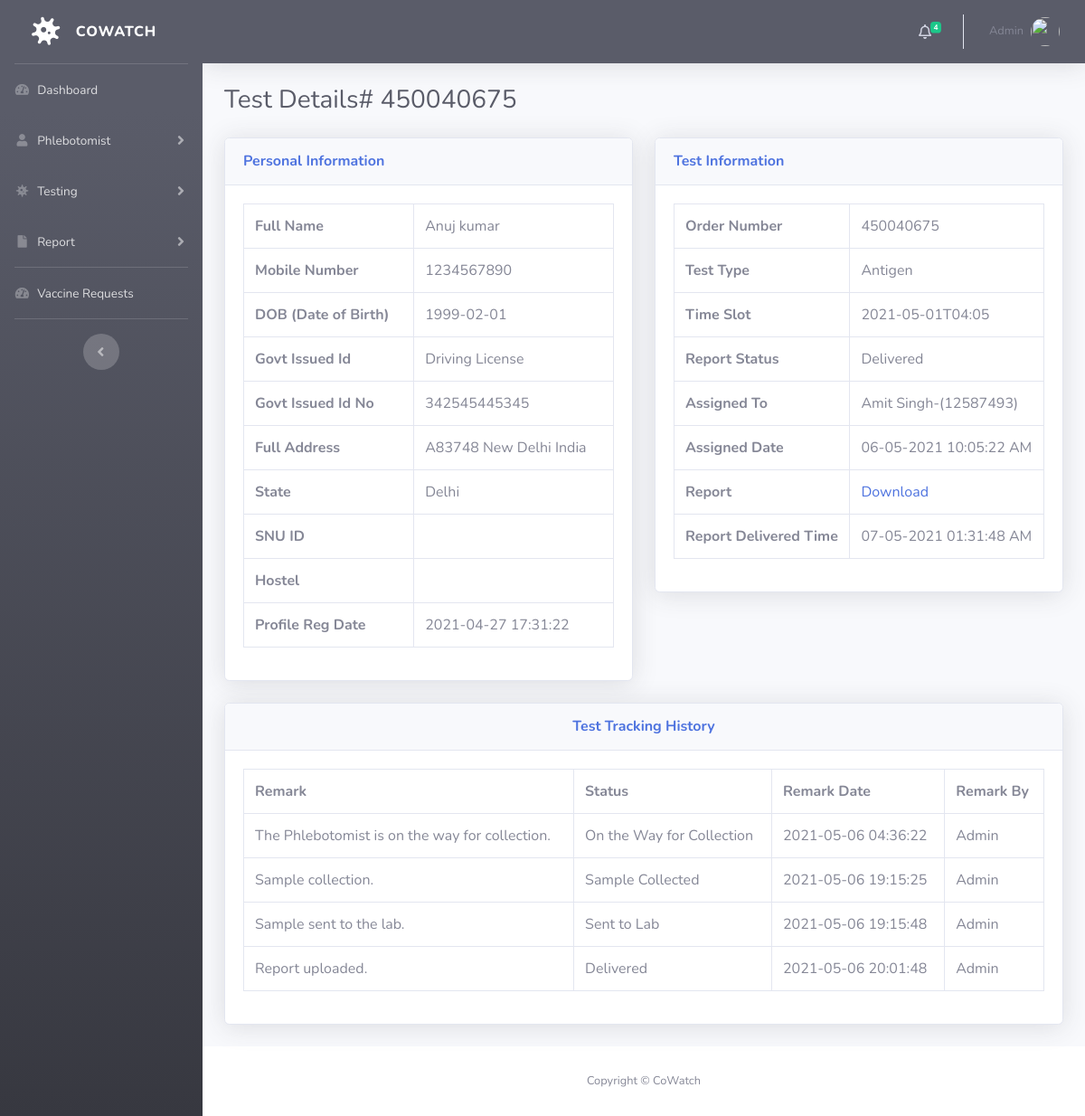
/patient-report-details.php?tid=1&&oid=450040675 (signed in), run on the app's committed database.
### tables this page shows
CREATE TABLE `tbltestrecord` (
  `id` int(11) NOT NULL,
  `OrderNumber` bigint(14) DEFAULT NULL,
  `PatientMobileNumber` bigint(14) DEFAULT NULL,
  `TestType` varchar(100) DEFAULT NULL,
  `TestTimeSlot` varchar(120) DEFAULT NULL,
  `ReportStatus` varchar(100) DEFAULT NULL,
  `FinalReport` varchar(150) DEFAULT NULL,
  `ReportUploadTime` varchar(200) DEFAULT NULL,
  `RegistrationDate` timestamp NULL DEFAULT current_timestamp(),
  `AssignedtoEmpId` varchar(150) DEFAULT NULL,
  `AssigntoName` varchar(180) DEFAULT NULL,
  `AssignedTime` varchar(100) DEFAULT NULL,
  `vac` tinyint(1) NOT NULL DEFAULT 0
);

CREATE TABLE `tblpatients` (
  `id` int(11) NOT NULL,
  `FullName` varchar(120) DEFAULT NULL,
  `MobileNumber` bigint(12) DEFAULT NULL,
  `DateOfBirth` date DEFAULT NULL,
  `GovtIssuedId` varchar(150) DEFAULT NULL,
  `GovtIssuedIdNo` varchar(150) DEFAULT NULL,
  `FullAddress` varchar(255) DEFAULT NULL,
  `State` varchar(200) DEFAULT NULL,
  `RegistrationDate` timestamp NOT NULL DEFAULT current_timestamp()
);

CREATE TABLE `tblreporttracking` (
  `id` int(11) NOT NULL,
  `OrderNumber` bigint(40) DEFAULT NULL,
  `Remark` varchar(255) DEFAULT NULL,
  `Status` varchar(120) DEFAULT NULL,
  `PostingTime` timestamp NULL DEFAULT current_timestamp(),
  `RemarkBy` int(5) DEFAULT NULL
);

### patient-report-details.php (the view, shortened to what this page needs)
<?php session_start();
include_once('includes/config.php');
?>
<!DOCTYPE html>
<html lang="en">
<head>
    <link href="vendor/fontawesome-free/css/all.min.css" rel="stylesheet" type="text/css">
    <link href="css/sb-admin-2.min.css" rel="stylesheet">
</head>
<body id="page-top">
    <div id="wrapper">
<?php include_once('includes/sidebar.php');?>
        <div id="content-wrapper" class="d-flex flex-column">
            <div id="content">
          <?php include_once('includes/topbar.php');?>
                <div class="container-fluid">
                    <h1 class="h3 mb-4 text-gray-800">Test Details# <?php echo intval($_GET['oid']);?></h1>
<div class="row">
<?php
$testid=intval($_GET['tid']);
$query=mysqli_query($con,"select * from tbltestrecord
join tblpatients on tblpatients.MobileNumber=tbltestrecord.PatientMobileNumber
where  tbltestrecord.id='$testid'");
while($row=mysqli_fetch_array($query)){
    ?>
                        <div class="col-lg-6">
                            <div class="card shadow mb-4">
                                <div class="card-header py-3">
                                    <h6 class="m-0 font-weight-bold text-primary">Personal Information</h6>
                                </div>
                                <div class="card-body">
 <table class="table table-bordered"  width="100%" cellspacing="0">
    <tr>
    <th>Full Name</th>
    <td><?php echo $row['FullName'];?></td>
    </tr>
     <tr>
    <th>Mobile Number</th>
    <td><?php echo $row['MobileNumber'];?></td>
    </tr>
     <tr>
    <th>DOB (Date of Birth)</th>
    <td><?php echo $row['DateOfBirth'];?></td>
    </tr>
     <tr>
    <th>Govt Issued Id</th>
    <td><?php echo $row['GovtIssuedId'];?></td>
    </tr>
     <tr>
    <th>Govt Issued Id No</th>
    <td><?php echo $row['GovtIssuedIdNo'];?></td>
    </tr>
     <tr>
    <th>Full Address</th>
    <td><?php echo $row['FullAddress'];?></td>
    </tr>
    <tr>
    <th>State</th>
    <td><?php echo $row['State'];?></td>
    </tr>
    <tr>
    <th>SNU ID</th>
    <td><?php echo $row['snuid'];?></td>
    </tr>
    <tr>
    <th>Hostel</th>
    <td><?php echo $row['hostel'];?></td>
    </tr>
    <tr>
    <th>Profile Reg Date</th>
    <td><?php echo $row['RegistrationDate'];?></td>
    </tr>
 </table>
                                </div>
                            </div>
                        </div>
                         <div class="col-lg-6">
                            <div class="card shadow mb-4">
                                <div class="card-header py-3">
                                    <h6 class="m-0 font-weight-bold text-primary">Test Information</h6>
                                </div>
                                <div class="card-body">
 <table class="table table-bordered"  width="100%" cellspacing="0">
    <tr>
    <th>Order Number</th>
    <td><?php echo $row['OrderNumber'];?></td>
    </tr>
    <tr>
    <th>Test Type</th>
    <td><?php echo $row['TestType'];?></td>
    </tr>
    <tr>
    <th>Time Slot</th>
    <td><?php echo $row['TestTimeSlot'];?></td>
    </tr>
 <tr>
    <th>Report Status</th>
    <td><?php if($row['ReportStatus']==''):
              echo "Not Processed yet";
          else:
           echo $row['ReportStatus'];
          endif;
    ?></td>
    </tr>
<?php if($row['AssignedtoEmpId']!=''):?>
  <tr>
    <th>Assigned To</th>
    <td><?php echo $row['AssigntoName'];?>-(<?php echo $row['AssignedtoEmpId'];?>)</td>
    </tr>
    <tr>
    <th>Assigned Date</th>
    <td><?php echo $row['AssignedTime'];?></td>
    </tr>
<?php endif;?>
<?php if($row['FinalReport']!=''):?>
  <tr>
    <th>Report</th>
    <td><a href="reportfiles/<?php echo $row['FinalReport'];?>" target="_blank">Download</a></td>
    </tr>
    <tr>
    <th>Report Delivered Time</th>
    <td><?php echo $row['ReportUploadTime'];?></td>
    </tr>
<?php endif;?>
</table>
                    </div>
                            </div>
                        </div>
                    </div>
                <?php } ?>
<?php
$orderid=intval($_GET['oid']);
$ret=mysqli_query($con,"select * from tblreporttracking
join tbladmin on tbladmin.ID=tblreporttracking.RemarkBy
where tblreporttracking.OrderNumber='$orderid'");
$num=mysqli_num_rows($ret);
?>
<div class="row">
                         <div class="col-lg-12">
                            <div class="card shadow mb-4">
                                <div class="card-header py-3">
                                    <h6 class="m-0 font-weight-bold text-primary" align="center">Test  Tracking History</h6>
                                </div>
                                <div class="card-body">
<?php if($num>0){
?>
 <table class="table table-bordered"  width="100%" cellspacing="0">
<tr>
    <th>Remark</th>
    <th>Status</th>
    <th>Remark Date</th>
    <th>Remark By</th>
<?php while($result=mysqli_fetch_array($ret)){?>
</tr>
    <tr>
    <td><?php echo $result['Remark'];?></td>
    <td><?php echo $result['Status'];?></td>
    <td><?php echo $result['PostingTime'];?></td>
    <td><?php echo $result['AdminName'];?></td>
    </tr>
<?php } ?>
</table>
         <?php
     } else { ?>
<h4 align="center" style="color:red"> No Tracking history found </h4>
         <?php } ?>
                                </div>
                            </div>
                        </div>
                    </div>
                </div>
            </div>
           <?php include_once('includes/footer.php');?>
        </div>
    </div>
</body>
</html>

### includes/topbar.php (shortened to what this page needs)
      <nav class="navbar navbar-expand navbar-light bg-dark topbar mb-4 static-top shadow">
            <?php if($_SESSION['aid']):?>
                    <ul class="navbar-nav ml-auto bg-dark">
<?php $query=mysqli_query($con,"select * from tbltestrecord where ReportStatus is null");
$count=mysqli_num_rows($query);
?>
                        <li class="nav-item dropdown no-arrow mx-1">
                            <a class="nav-link dropdown-toggle" href="#" id="alertsDropdown" role="button"
                                data-toggle="dropdown" aria-haspopup="true" aria-expanded="false">
                                <i class="far fa-bell fa-fw"></i>
                                <span class="badge badge-success badge-counter"><?php echo $count;?></span>
                            </a>
                        </li>
                        <li class="nav-item dropdown no-arrow">
                            <a class="nav-link dropdown-toggle" href="#" id="userDropdown" role="button"
                                data-toggle="dropdown" aria-haspopup="true" aria-expanded="false">
                <?php
$adid=$_SESSION['aid'];
$ret1=mysqli_query($con,"select AdminName from tbladmin where ID='$adid'");
while($row1=mysqli_fetch_array($ret1)){
?>
                                <span class="mr-2 d-none d-lg-inline text-gray-600 small"><?php  echo $row1['AdminName'];?></span>
                           <?php } ?>
                                <img class="img-profile rounded-circle"
                                    src="img/profile.png">
                            </a>
                        </li>
                    </ul>
                <?php endif;?>
                </nav>

### data on the page
tbltestrecord: tblpatients.FullName "Anuj kumar", tblpatients.MobileNumber "1234567890", tblpatients.DateOfBirth "1999-02-01", tblpatients.GovtIssuedId "Driving License", tblpatients.GovtIssuedIdNo "342545445345", tblpatients.FullAddress "A83748 New Delhi India", tblpatients.State "Delhi", tblpatients.RegistrationDate "2021-04-27 17:31:22", OrderNumber "450040675", TestType "Antigen", TestTimeSlot "2021-05-01T04:05", ReportStatus "Delivered", AssigntoName "Amit Singh", AssignedtoEmpId "12587493", AssignedTime "06-05-2021 10:05:22 AM", ReportUploadTime "07-05-2021 01:31:48 AM"
tblreporttracking: Remark "The Phlebotomist is on the way for collection.", Status "On the Way for Collection", PostingTime "2021-05-06 04:36:22", tbladmin.AdminName "Admin"
tblreporttracking: Remark "Sample collection.", Status "Sample Collected", PostingTime "2021-05-06 19:15:25", tbladmin.AdminName "Admin"
tblreporttracking: Remark "Sample sent to the lab.", Status "Sent to Lab", PostingTime "2021-05-06 19:15:48", tbladmin.AdminName "Admin"
tblreporttracking: Remark "Report uploaded.", Status "Delivered", PostingTime "2021-05-06 20:01:48", tbladmin.AdminName "Admin"

### other printed values
$count "4"
$row1['AdminName'] "Admin"
$_GET['oid'] "450040675"
